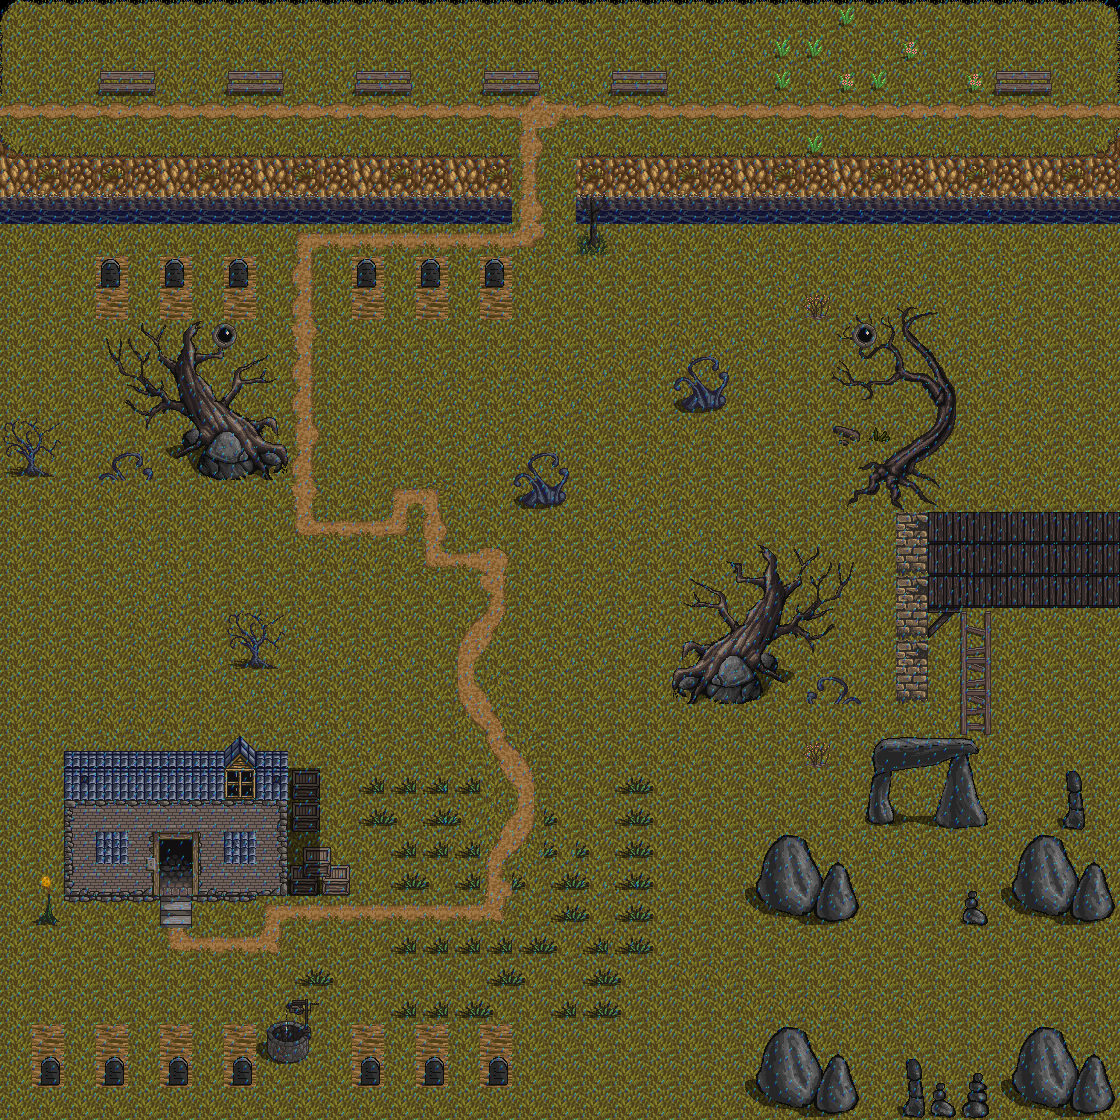

A level layout from a 2D game, rendered from its tile map. Below: a short description, then the map file with tile-grid data replaced by summaries:
An orthogonal 35x35 tile map with 32x32 px tiles, 6 tile layers (navigation, background, background2, items, ...), 11 tilesets and 13 objects (7x ENEMY_START, 6x PLAYER_START).

<map version="1.2" tiledversion="1.3.1" orientation="orthogonal" renderorder="right-down" compressionlevel="0" width="35" height="35" tilewidth="32" tileheight="32" infinite="0" nextlayerid="8" nextobjectid="15">
 <tileset firstgid="1" name="base_out_atlas" tilewidth="32" tileheight="32" tilecount="1024" columns="32">
  <image source="tilesheets/base_out_atlas.png" width="1024" height="1024" />
  <tile id="0">
   <animation>
    <frame tileid="457" duration="100" />
    <frame tileid="458" duration="100" />
    <frame tileid="459" duration="100" />
   </animation>
  </tile>
  <tile id="457">
   <animation>
    <frame tileid="394" duration="200" />
    <frame tileid="397" duration="200" />
    <frame tileid="429" duration="200" />
   </animation>
  </tile>
  <tile id="458">
   <animation>
    <frame tileid="458" duration="200" />
    <frame tileid="429" duration="200" />
    <frame tileid="493" duration="100" />
   </animation>
  </tile>
  <tile id="459">
   <animation>
    <frame tileid="457" duration="300" />
    <frame tileid="458" duration="200" />
    <frame tileid="459" duration="100" />
   </animation>
  </tile>
 </tileset>
 <tileset firstgid="1025" name="build_atlas" tilewidth="32" tileheight="32" tilecount="1024" columns="32">
  <image source="tilesheets/build_atlas.png" width="1024" height="1024" />
 </tileset>
 <tileset firstgid="2049" name="hyptosis_til-art-batch-2" tilewidth="32" tileheight="32" tilecount="900" columns="30">
  <image source="tilesheets/hyptosis_til-art-batch-2.png" width="960" height="960" />
 </tileset>
 <tileset firstgid="2949" name="hyptosis_tile-art-batch-1" tilewidth="32" tileheight="32" tilecount="900" columns="30">
  <image source="tilesheets/hyptosis_tile-art-batch-1.png" width="960" height="960" />
 </tileset>
 <tileset firstgid="3849" name="hyptosis_tile-art-batch-3" tilewidth="32" tileheight="32" tilecount="900" columns="30">
  <image source="tilesheets/hyptosis_tile-art-batch-3.png" width="960" height="960" />
 </tileset>
 <tileset firstgid="4749" name="hyptosis_tile-art-batch-4" tilewidth="32" tileheight="32" tilecount="900" columns="30">
  <image source="tilesheets/hyptosis_tile-art-batch-4.png" width="960" height="960" />
 </tileset>
 <tileset firstgid="5649" name="obj_misk_atlas" tilewidth="32" tileheight="32" tilecount="1024" columns="32">
  <image source="tilesheets/obj_misk_atlas.png" width="1024" height="1024" />
 </tileset>
 <tileset firstgid="6673" name="terrain_atlas" tilewidth="32" tileheight="32" tilecount="1024" columns="32">
  <image source="tilesheets/terrain_atlas.png" width="1024" height="1024" />
  <tile id="258">
   <properties>
    <property name="walkable" value="true" />
   </properties>
  </tile>
 </tileset>
 <tileset firstgid="7697" name="hyptosis_tile-art-batch-5" tilewidth="16" tileheight="16" tilecount="2964" columns="39">
  <image source="tilesheets/hyptosis_tile-art-batch-5.png" width="636" height="1219" />
 </tileset>
 <tileset firstgid="10661" name="town01" tilewidth="32" tileheight="32" tilecount="872" columns="8">
  <image source="tilesheets/town01.png" width="256" height="3507" />
  <tile id="12">
   <animation>
    <frame tileid="10" duration="300" />
    <frame tileid="11" duration="300" />
    <frame tileid="12" duration="300" />
    <frame tileid="53" duration="300" />
    <frame tileid="54" duration="300" />
   </animation>
  </tile>
  <tile id="24">
   <animation>
    <frame tileid="24" duration="300" />
    <frame tileid="26" duration="500" />
   </animation>
  </tile>
  <tile id="55">
   <animation>
    <frame tileid="48" duration="300" />
    <frame tileid="49" duration="200" />
    <frame tileid="53" duration="200" />
   </animation>
  </tile>
 </tileset>
 <tileset firstgid="11533" name="rain" tilewidth="32" tileheight="32" tilecount="56" columns="8">
  <image source="tilesheets/rain_drops-01.png" width="256" height="240" />
  <tile id="10">
   <animation>
    <frame tileid="0" duration="100" />
    <frame tileid="1" duration="100" />
    <frame tileid="2" duration="100" />
    <frame tileid="3" duration="100" />
    <frame tileid="4" duration="100" />
    <frame tileid="5" duration="100" />
    <frame tileid="6" duration="100" />
    <frame tileid="7" duration="100" />
   </animation>
  </tile>
  <tile id="11">
   <animation>
    <frame tileid="32" duration="100" />
    <frame tileid="33" duration="200" />
    <frame tileid="34" duration="100" />
    <frame tileid="35" duration="100" />
    <frame tileid="36" duration="200" />
    <frame tileid="37" duration="100" />
    <frame tileid="38" duration="200" />
    <frame tileid="39" duration="100" />
   </animation>
  </tile>
  <tile id="12">
   <animation>
    <frame tileid="48" duration="100" />
    <frame tileid="49" duration="300" />
    <frame tileid="50" duration="100" />
    <frame tileid="51" duration="50" />
    <frame tileid="52" duration="100" />
    <frame tileid="53" duration="50" />
    <frame tileid="54" duration="400" />
    <frame tileid="55" duration="100" />
   </animation>
  </tile>
 </tileset>
 <layer id="1" name="navigation" width="35" height="35">
  <data>[1225 cells, 1225 non-empty, 2 distinct tile ids]</data>
 </layer>
 <layer id="4" name="background" width="35" height="35">
  <data>[1225 cells, 1225 non-empty, 31 distinct tile ids]</data>
 </layer>
 <layer id="5" name="background2" width="35" height="35">
  <data>[1225 cells, 68 non-empty, 25 distinct tile ids]</data>
 </layer>
 <layer id="3" name="items" width="35" height="35">
  <data>[1225 cells, 380 non-empty, 146 distinct tile ids]</data>
 </layer>
 <layer id="6" name="background3" width="35" height="35">
  <data>[1225 cells, 6 non-empty, 4 distinct tile ids]</data>
 </layer>
 <layer id="7" name="weather" width="35" height="35">
  <data>[1225 cells, 1225 non-empty, 3 distinct tile ids]</data>
 </layer>
 <objectgroup id="2" name="Spawn points">
  <object id="1" name="ENEMY_START" x="32" y="1024" width="32" height="32" />
  <object id="2" name="ENEMY_START" x="96" y="1024" width="32" height="32" />
  <object id="3" name="ENEMY_START" x="160" y="1024" width="32" height="32" />
  <object id="4" name="ENEMY_START" x="224" y="1024" width="32" height="32" />
  <object id="5" name="ENEMY_START" x="352" y="1024" width="32" height="32" />
  <object id="6" name="ENEMY_START" x="416" y="1024" width="32" height="32" />
  <object id="7" name="ENEMY_START" x="480" y="1024" width="32" height="32" />
  <object id="8" name="PLAYER_START" x="96" y="288" width="32" height="32" />
  <object id="9" name="PLAYER_START" x="160" y="288" width="32" height="32" />
  <object id="10" name="PLAYER_START" x="224" y="288" width="32" height="32" />
  <object id="11" name="PLAYER_START" x="352" y="288" width="32" height="32" />
  <object id="12" name="PLAYER_START" x="416" y="288" width="32" height="32" />
  <object id="13" name="PLAYER_START" x="480" y="288" width="32" height="32" />
 </objectgroup>
</map>
